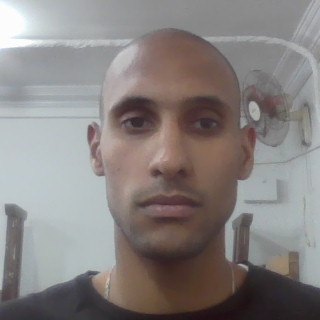
#> input picture HD/stored_images/Menyo.jpg, 320 x 320 px
$ python -i mark999.py   (imports and definitions only)
#> lines starting #> are read from the running program, lines starting #| are printed output that depends on the picture
#> further down, picture is the input picture: shape (320, 320, 3); mean B, G, R 128.6, 130.1, 135.5
 # ===============================
# IMPORTS AND BASIC SETUP
# ===============================
from deepface import DeepFace
import cv2
import os
import sys
import time
import logging
import numpy as np
import pickle
import glob
import asyncio
import requests
from dataclasses import dataclass, field
from datetime import datetime
from contextlib import contextmanager
from typing import Optional, List, Dict, Tuple, Union, Any, Set
from enum import Enum

# ===============================
# CONFIGURATION
# ===============================
@dataclass
class Config:
    """System configuration settings"""
    # Face Recognition Settings
    FACE_DETECTION_CONFIDENCE: float = 0.9
    FACE_RECOGNITION_THRESHOLD: float = 0.6
    IMAGE_SIZE: Tuple[int, int] = (224, 224)

    # Image Storage Paths
    TEMP_IMAGE_DIR: str = "temp_images/"
    STORED_IMAGES_DIR: str = "stored_images/"

    # Logging Settings
    LOG_FILE: str = "facial_recognition.log"
    LOG_LEVEL: str = "INFO"

# ===============================
# RESULT HANDLER
# ===============================
@dataclass
class RecognitionResult:
    """Enhanced recognition result structure"""
    success: bool
    error_message: Optional[str] = None
    confidence_score: Optional[float] = None
    verification_time: Optional[float] = None
    verification_type: Optional[str] = None
    quality_details: Optional[Dict] = None
    data: Optional[Dict] = None

# ===============================
# ENUMS
# ===============================
class UserRole(Enum):
    """Defines user roles in the system"""
    TEACHER = "teacher"
    STUDENT = "student"

class AttendanceStatus(Enum):
    """Defines possible attendance statuses"""
    PRESENT = "present"
    ABSENT = "absent"
    PENDING = "pending"
    MANUALLY_MARKED = "manually_marked"

class SessionStatus(Enum):
    """Defines possible session statuses"""
    PENDING = "pending"
    ACTIVE = "active"
    COMPLETED = "completed"

# ===============================
# DATA STRUCTURES
# ===============================
@dataclass
class BaseUser:
    """Base class for all users"""
    id: str
    email: str
    password: str
    name: str
    is_active: bool = True
    last_login: Optional[str] = None

@dataclass
class Student(BaseUser):
    """Student user with face recognition data"""
    role: UserRole = UserRole.STUDENT
    face_encoding: Optional[List] = None
    registration_date: str = field(default_factory=lambda: datetime.now().isoformat())

# [7 lines that did not run here, left out]

@dataclass
class Course:
    """Course information structure"""
    id: str
    name: str
    department: str
    teacher_id: str
    schedule: Dict = field(default_factory=dict)

@dataclass
class Session:
    """Unified session structure for attendance and WiFi"""
    id: str
    teacher_id: str
    hall_id: str
    start_time: str
    teacher_ip: str
    wifi_ssid: Optional[str] = None
    rssi_threshold: Optional[float] = None
    course_id: Optional[str] = None
    end_time: Optional[str] = None
    status: SessionStatus = SessionStatus.ACTIVE
    is_active: bool = True
    created_at: str = field(default_factory=lambda: datetime.now().isoformat())
    modified_at: Optional[str] = None
    connected_students: Set[str] = field(default_factory=set)
    attendance_records: Dict[str, Dict] = field(default_factory=dict)

@dataclass
class AttendanceRecord:
    """Individual attendance record"""
    id: str
    session_id: str
    student_id: str
    timestamp: str
    status: AttendanceStatus
    verification_details: Dict = field(default_factory=dict)
    modified_by: Optional[str] = None
    modification_reason: Optional[str] = None
    notification_sent: bool = False

# ===============================
# LOGGING CONFIGURATION
# ===============================
# [5 lines not run here, left out]

# ===============================
# CUSTOM EXCEPTIONS
# ===============================
class SystemError(Exception):
    """Base exception for system errors"""
    pass

class FaceRecognitionError(SystemError):
    """Custom exception for face recognition errors"""
    pass

class SystemInitializationError(SystemError):
    """Custom exception for system initialization errors"""
    pass

class CameraError(SystemError):
    """Custom exception for camera-related errors"""
    pass

# ===============================
# PROGRESS INDICATOR CLASS
# ===============================
class ProgressIndicator:
    """Handles visual feedback for user interactions"""
    # [5 lines left out: function show_status, not called in this run]

    @staticmethod
    def show_success(message: str):
        print(f"\n✅ {message}")

    @staticmethod
    def show_error(message: str):
        print(f"\n❌ {message}")

    @staticmethod
    def show_warning(message: str):
        print(f"\n⚠️ {message}")

# ===============================
# ENCODING CACHE CLASS
# ===============================
class EncodingCache:
    """Manages face encoding caching for better performance"""
    def __init__(self, cache_file: str = 'encodings_cache.pkl'):
        self.cache_file = cache_file
        self.cache = self._load_cache()

    # [25 lines left out: functions _load_cache, save_cache, get_encoding, not called in this run]

# ===============================
# IMAGE PREPROCESSING CLASS
# ===============================
class ImagePreprocessor:
    """Handles image preprocessing for face recognition"""

    @staticmethod
    def resize_image(image: np.ndarray, target_size: Tuple[int, int] = Config.IMAGE_SIZE) -> np.ndarray:
        return cv2.resize(image, target_size, interpolation=cv2.INTER_AREA)

    @staticmethod
    def normalize_image(image: np.ndarray) -> np.ndarray:
        return cv2.normalize(image.astype('float32'), None, 0, 1, cv2.NORM_MINMAX)

    @staticmethod
    def adjust_brightness_contrast(image: np.ndarray, alpha: float = 1.3, beta: int = 5) -> np.ndarray:
#> called with alpha = 1.3, beta = 5
        return cv2.convertScaleAbs(image, alpha=alpha, beta=beta)
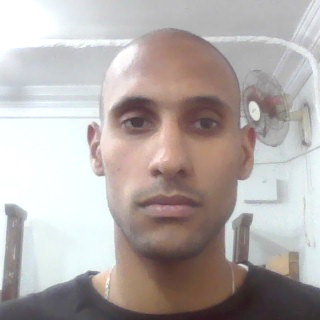
#> returned value: shape (320, 320, 3); mean of channels 0, 1, 2 170.1, 172.3, 180.2; drawn as B, G, R

    # [35 lines left out: function check_face_quality, not called in this run]

    @staticmethod
    def detect_and_align_face(image: np.ndarray) -> Optional[np.ndarray]:
        """Detects and aligns face in image"""
        try:
            face_cascade = cv2.CascadeClassifier(
                cv2.data.haarcascades + 'haarcascade_frontalface_default.xml'
            )

            gray = cv2.cvtColor(image, cv2.COLOR_BGR2GRAY)
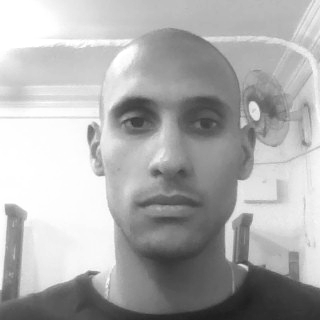
#> gray: shape (320, 320); min 29, max 255, mean 174.4

            # Multiple detection attempts
            for scale in [1.1, 1.2, 1.3]:
                for min_neighbors in [3, 4, 5]:
                    faces = face_cascade.detectMultiScale(
                        gray,
                        scaleFactor=scale,
                        minNeighbors=min_neighbors,
                        minSize=(50, 50),
                        flags=cv2.CASCADE_SCALE_IMAGE
                    )
                    if len(faces) > 0:
                        (x, y, w, h) = max(faces, key=lambda rect: rect[2] * rect[3])
                        padding = 30
                        x = max(0, x - padding)
                        y = max(0, y - padding)
                        w = min(image.shape[1] - x, w + 2*padding)
                        h = min(image.shape[0] - y, h + 2*padding)

                        face_roi = image[y:y+h, x:x+w]
                        return ImagePreprocessor.resize_image(face_roi)

            return None

        except Exception as e:
            logging.error(f"Face detection error: {str(e)}")
            return None

    @staticmethod
    def preprocess_image(image: np.ndarray) -> Optional[np.ndarray]:
        """Unified preprocessing pipeline"""
        try:
            if image is None or image.size == 0:
                raise ValueError("Invalid input image")

            enhanced = ImagePreprocessor.adjust_brightness_contrast(image)
            face_img = ImagePreprocessor.detect_and_align_face(enhanced)
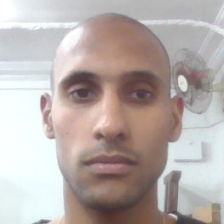
#> face_img: shape (224, 224, 3); mean B, G, R 171.4, 174.6, 184.6

            if face_img is None:
                return None

            return ImagePreprocessor.normalize_image(face_img)
#> in normalize_image, `return cv2.normalize(image.astype('float32'), None, 0, 1, cv2.NORM_MIN..`:
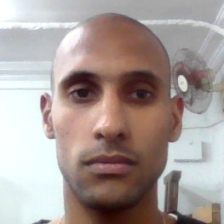
#> returned value: shape (224, 224, 3) float32; mean of channels 0, 1, 2 0.602, 0.617, 0.665; drawn as B, G, R

        except Exception as e:
            logging.error(f"Preprocessing error: {str(e)}")
            return None

# ===============================
# UTILITIES AND HELPERS
# ===============================
# [182 lines left out: functions check_requirements, setup_directories, camera_context, capture_image, generate_encoding, get_device_network_info and 1 more, not called in this run]

# ===============================
# SESSION MANAGEMENT SYSTEM
# ===============================
class SessionManager:
    """Unified session management system"""
    def __init__(self):
        self.active_sessions: Dict[str, Session] = {}

    def _generate_session_id(self, hall_id: str) -> str:
        """Generate unique session ID"""
        return f"session_{datetime.now().strftime('%Y%m%d_%H%M%S')}_{hall_id}"

    # [198 lines left out: functions start_session, verify_student_network, mark_attendance, end_session, _calculate_duration, not called in this run]
# ===============================
# FACE QUALITY CHECKER
# ===============================
class FaceQualityChecker:
    """Handles face quality assessment"""

    # [128 lines left out: functions check_face_quality, check_lighting, check_face_position, not called in this run]

# ===============================
# FACE RECOGNITION SYSTEM
# ===============================
class FaceRecognitionSystem:
    """Unified face recognition and quality checking system"""
    # [204 lines left out: functions __init__, register_student, verify_student, verify_attendance_with_wifi, process_verification, not called in this run]
# ===============================
# DISPLAY AND MENU SYSTEM
# ===============================
class NetworkInfoDisplay:
    """Handles network information display"""
    # [13 lines left out: function display_network_info, not called in this run]

class MenuHandler:
    """Handles menu display and instructions"""
    # [29 lines left out: functions display_main_menu, display_registration_instructions, display_verification_instructions, not called in this run]

    @staticmethod
    def get_user_input(prompt: str) -> str:
        return input(prompt).strip()

    # [16 lines left out: function display_result, not called in this run]

# ===============================
# SYSTEM HANDLERS
# ===============================
class StudentRegistrationHandler:
    def __init__(self, face_recognition_system: FaceRecognitionSystem):
        self.system = face_recognition_system

    async def handle_registration(self) -> Dict:
        """Handle new student registration process"""
        try:
            print("\n=== New Student Registration ===")

            # Display instructions and capture face image first
            MenuHandler.display_registration_instructions()
            image_path, captured_image = capture_image()

            if image_path is None or captured_image is None:
                return {
                    "success": False,
                    "message": "Image capture cancelled"
                }

            try:
                # Check image quality
                quality_result = FaceQualityChecker.check_face_quality(captured_image)
                if not quality_result["success"] or not quality_result.get("is_quality_good", False):
                    return {
                        "success": False,
                        "message": "Image quality not sufficient for registration",
                        "details": quality_result.get("details", {})
                    }

                # Check if face already exists in database
                verification_result = self.system.process_verification(image_path)
                if verification_result.get("matches", False):
                    return {
                        "success": False,
                        "message": "Face already registered in the system",
                        "details": verification_result
                    }

                # Get student information
                student_info = self._get_student_info()
                if not student_info["success"]:
                    return student_info

                # Generate unique student ID
                student_id = f"STU_{int(time.time())}"

                # Register student with face image
                registration_result = self.system.register_student(
                    student_id,
                    student_info["email"].split('@')[0],  # Use email username as name
                    [captured_image]
                )

                if registration_result["success"]:
                    return {
                        "success": True,
                        "message": "Student registered successfully",
                        "student_id": student_id,
                        "details": {
                            "email": student_info["email"],
                            "registration_time": datetime.now().isoformat()
                        }
                    }
                else:
                    return registration_result

            finally:
                # Cleanup captured image
                if image_path and os.path.exists(image_path):
                    try:
                        os.remove(image_path)
                    except Exception as e:
                        logging.error(f"Error removing captured image: {str(e)}")

        except Exception as e:
            logging.error(f"Registration error: {str(e)}")
            return {
                "success": False,
                "message": f"Registration failed: {str(e)}"
            }

    # [37 lines left out: function _get_student_info, not called in this run]

class SessionHandler:
    def __init__(self, system: FaceRecognitionSystem, session_manager: SessionManager):
        self.system = system
        self.session_manager = session_manager

    async def handle_start_session(self) -> Dict:
        """Handle starting a new session"""
        print("\n=== Start New Teaching Session ===")
        teacher_id = MenuHandler.get_user_input("Enter Teacher ID: ")
        hall_id = MenuHandler.get_user_input("Enter Hall ID: ")

        return self.session_manager.start_session(
            teacher_id=teacher_id,
            hall_id=hall_id
        )

    async def handle_end_session(self) -> Dict:
        """Handle ending a session"""
        print("\n=== End Teaching Session ===")
        session_id = MenuHandler.get_user_input("Enter Session ID: ")
        teacher_id = MenuHandler.get_user_input("Enter Teacher ID: ")

        return self.session_manager.end_session(session_id, teacher_id)

class VerificationHandler:
    """Handles all verification-related operations"""

    def __init__(self, system: FaceRecognitionSystem, session_manager: SessionManager):
        self.system = system
        self.session_manager = session_manager

    # [84 lines left out: function handle_verification_failure, not called in this run]

    async def handle_verification(self) -> Dict:
        """Handle student verification process"""
        print("\n=== Student Attendance Verification ===")

        try:
            # Get student and session info
            student_id = MenuHandler.get_user_input("Enter Student ID: ")
            session_id = MenuHandler.get_user_input("Enter Session ID: ")

            if not all([student_id, session_id]):
                return self.handle_verification_failure(
                    student_id if 'student_id' in locals() else "unknown",
                    "input",
                    "Missing required fields"
                )

            # Verify network
            network_result = self.session_manager.verify_student_network(session_id)
            if not network_result["success"]:
                return self.handle_verification_failure(
                    student_id,
                    "wifi",
                    network_result["message"]
                )

            # Capture and verify face
            MenuHandler.display_verification_instructions()
            image_path, captured_image = capture_image()

            if image_path is None or captured_image is None:
                return self.handle_verification_failure(
                    student_id,
                    "capture",
                    "Image capture cancelled"
                )

            try:
                verification_result = self.system.verify_attendance_with_wifi(
                    student_id=student_id,
                    captured_image=captured_image,
                    session_id=session_id,
                    wifi_data=get_device_network_info(),
                    session_manager=self.session_manager
                )

                if verification_result["success"]:
                    return verification_result
                else:
                    return self.handle_verification_failure(
                        student_id,
                        verification_result.get("error_type", "unknown"),
                        verification_result.get("message", "Verification failed")
                    )

            finally:
                if image_path and os.path.exists(image_path):
                    try:
                        os.remove(image_path)
                    except Exception as e:
                        logging.error(f"Error removing captured image: {str(e)}")

        except Exception as e:
            logging.error(f"Verification process error: {str(e)}")
            return self.handle_verification_failure(
                student_id if 'student_id' in locals() else "unknown",
                "system",
                str(e)
            )

    async def handle_test_verification(self) -> Dict:
        """Handle test verification process"""
        try:
            print("\n=== Test Verification Mode ===")

            # Get network information first
            network_info = get_device_network_info()
            if "error" in network_info:
                return self.handle_verification_failure(
                    "test",
                    "network",
                    "Failed to get network information for testing"
                )

            # Get student ID for testing
            student_id = MenuHandler.get_user_input("Enter student ID for testing: ")
            if not student_id:
                return self.handle_verification_failure(
                    "test",
                    "input",
                    "Student ID is required"
                )

            # Create test session
            session_result = self.session_manager.start_session(
                teacher_id="TEST_TEACHER",
                hall_id="TEST_HALL"
            )

            if not session_result["success"]:
                return self.handle_verification_failure(
                    "test",
                    "session",
                    f"Failed to create test session: {session_result['message']}"
                )

            session_id = session_result["session_id"]
            MenuHandler.display_verification_instructions()
            image_path, captured_image = capture_image()

            if image_path is None or captured_image is None:
                return self.handle_verification_failure(
                    student_id,
                    "capture",
                    "Image capture cancelled"
                )

            try:
                verification_result = self.system.verify_attendance_with_wifi(
                    student_id=student_id,
                    captured_image=captured_image,
                    session_id=session_id,
                    wifi_data=network_info,
                    session_manager=self.session_manager
                )

                if verification_result["success"]:
                    return {
                        "success": True,
                        "message": "Test verification successful",
                        "data": verification_result["data"],
                        "test_details": {
                            "network_info": network_info,
                            "session_id": session_id
                        }
                    }
                else:
                    return self.handle_verification_failure(
                        student_id,
                        verification_result.get("error_type", "unknown"),
                        verification_result.get("message", "Test verification failed")
                    )

            finally:
                if image_path and os.path.exists(image_path):
                    try:
                        os.remove(image_path)
                    except Exception as e:
                        logging.error(f"Error removing test image: {str(e)}")

        except Exception as e:
            logging.error(f"Test verification error: {str(e)}")
            return self.handle_verification_failure(
                "test",
                "system",
                str(e)
            )

# ===============================
# MAIN EXECUTION
# ===============================
# [160 lines not run here, left out]


>>> import cv2
>>> picture = cv2.imread('HD/stored_images/Menyo.jpg')
>>> result = ImagePreprocessor().preprocess_image(picture)

$ run again, on HD/stored_images/yousef.jpg
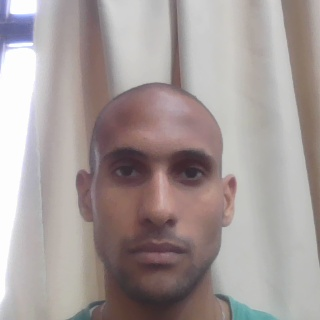
#> input picture HD/stored_images/yousef.jpg, 320 x 320 px
#> picture is the input picture: shape (320, 320, 3); mean B, G, R 154.3, 155.6, 165.6
#> in preprocess_image, `face_img = ImagePreprocessor.detect_and_align_face(enhanced)`:
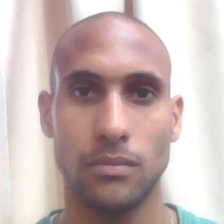
#> face_img: shape (224, 224, 3); mean B, G, R 180.5, 183.1, 201.3
#> in normalize_image, `return cv2.normalize(image.astype('float32'), None, 0, 1, cv2.NORM_MIN..`:
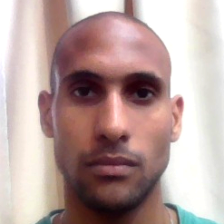
#> returned value: shape (224, 224, 3) float32; mean of channels 0, 1, 2 0.626, 0.639, 0.73; drawn as B, G, R
